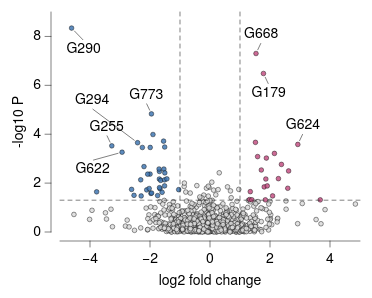

Describe this chart as a Vega-Lite specification.
### Vega-Lite specification from a JSON file in a GitHub repository (floating-point values rounded to 4 significant figures; data arrays with more than 128 entries replaced by an {"elided": "..."} marker saying what was removed)
{"background": null, "config": {"arc": {"fill": "#DBDBDB", "fillOpacity": 1.0, "innerRadius": 27.5, "padAngle": 0.03, "stroke": "black", "strokeOpacity": 1, "strokeWidth": 0.25}, "area": {"fill": "#DBDBDB", "fillOpacity": 1.0, "stroke": "black", "strokeOpacity": 1, "strokeWidth": 0.25}, "axis": {"domain": true, "domainCap": "round", "domainColor": "black", "domainWidth": 0.25, "grid": false, "gridCap": "round", "gridColor": "#F1F1F1", "gridDash": [0, 0], "gridOpacity": 1.0, "gridWidth": 0.25, "labelColor": "black", "labelFont": "HelveticaNeue", "labelFontSize": 7, "labelFontStyle": "normal", "labelFontWeight": 400, "offset": 4.5, "ticks": true, "tickCap": "round", "tickColor": "black", "tickRound": false, "tickSize": 3, "tickWidth": 0.25, "titleColor": "black", "titleFont": "HelveticaNeue", "titleFontSize": 7, "titleFontStyle": "normal", "titleFontWeight": 400}, "axisX": {"domain": true, "labelAlign": "center", "labelAngle": 0, "labels": true, "ticks": true, "translate": 0}, "axisY": {"domain": true, "labelAlign": "right", "labelAngle": 0, "labels": true, "ticks": true, "translate": 0}, "axisRight": {"domain": true, "labelAlign": "left", "labelAngle": 0, "labels": true, "ticks": true, "translate": 0}, "axisTop": {"domain": true, "labelAlign": "center", "labelAngle": 0, "labels": true, "ticks": true, "translate": 0}, "axisBand": {"tickOffset": 0}, "bar": {"fill": "#DBDBDB", "fillOpacity": 1.0, "stroke": "black", "strokeOpacity": 1, "strokeWidth": 0.25}, "boxplot": {"size": 9.9, "ticks": {"cornerRadius": 0.25, "fill": "black", "size": 4.95, "thickness": 0.25}, "box": {"fillOpacity": 1.0, "stroke": "black", "strokeOpacity": 1, "strokeWidth": 0.25}, "median": {"fill": "black", "fillOpacity": 1.0, "size": 9.9, "thickness": 0.25}, "rule": {"fill": "black", "fillOpacity": 1.0, "size": 11.0, "stroke": "black", "strokeDash": [0, 0], "strokeOpacity": 1, "strokeWidth": 0.25}, "outliers": {"color": "black", "fill": "black", "fillOpacity": 1.0, "size": 0, "stroke": "black", "strokeOpacity": 1, "strokeWidth": 0.25}}, "circle": {"fill": "black", "fillOpacity": 1.0, "size": 0.55, "stroke": null, "strokeOpacity": 1, "strokeWidth": 0.25}, "errorband": {"band": {"fillOpacity": 0.6, "stroke": null, "strokeWidth": 0.25, "strokeOpacity": 1}, "borders": {"opacity": 0, "strokeOpacity": 0.25, "strokeWidth": 1}}, "errorbar": {"opacity": 1, "rule": {"strokeDash": [0, 0], "strokeWidth": 0.5}, "ticks": {"color": "black", "cornerRadius": 0.25, "opacity": 1, "size": 6.6, "thickness": 0.5}, "thickness": 0.5}, "font": "HelveticaNeue", "geoshape": {"fill": "#DBDBDB", "fillOpacity": 1.0, "stroke": "black", "strokeOpacity": 1, "strokeWidth": 0.25}, "header": {"labelColor": "black", "labelFont": "HelveticaNeue", "labelFontSize": 7, "labelFontStyle": "normal", "labelFontWeight": 400, "titleColor": "black", "titleFont": "HelveticaNeue", "titleFontSize": 7, "titleFontStyle": "normal", "titleFontWeight": 400, "titlePadding": 0}, "legend": {"disable": false, "offset": 4.5, "gradientLength": 55.0, "gradientThickness": 5.5, "gradientOpacity": 1.0, "gradientStrokeColor": "black", "gradientStrokeWidth": 0.25, "labelColor": "black", "labelFont": "HelveticaNeue", "labelFontSize": 7, "labelFontStyle": "normal", "labelFontWeight": 400, "strokeColor": "black", "strokeWidth": 0, "symbolSize": 42, "symbolStrokeColor": "black", "symbolStrokeWidth": 0.25, "titleColor": "black", "titleFont": "HelveticaNeue", "titleFontSize": 7, "titleFontStyle": "normal", "titleFontWeight": 400}, "line": {"color": "black", "stroke": "black", "strokeCap": "round", "strokeDash": [0, 0], "strokeOpacity": 1, "strokeWidth": 0.375}, "point": {"filled": true, "fill": "#DBDBDB", "fillOpacity": 1.0, "size": 5.5, "stroke": "black", "strokeOpacity": 1, "strokeWidth": 0.25}, "range": {"category": ["#C6D9F1", "#F1C9CB", "#FEF0B9", "#CEE37A", "#7AA8E0", "#E589A3", "#FDDD5D", "#68B961", "#4177B1", "#C35082", "#E5C227", "#438156"], "diverging": {"scheme": ["#C35082", "#CE6D94", "#D989A7", "#E2A4BA", "#EABFCE", "#F1DBE2", "#F6F6F6", "#D7E0EB", "#B9CBE0", "#9BB6D5", "#7DA1C9", "#5F8CBD", "#4177B1"]}, "heatmap": {"scheme": ["#DFE9F7", "#C6D9F1", "#ADC8EC", "#94B8E6", "#7AA8E0", "#6097DA", "#4D87CA", "#4177B1", "#386898", "#2F597F", "#264A69", "#1D3A58"]}, "ordinal": {"scheme": ["#F1F1F1", "#DBDBDB", "#C6C6C6", "#B2B2B2", "#9D9D9D", "#898989", "#767676", "#636363", "#515151", "#404040", "#2F2F2F", "#1F1F1F"]}, "ramp": {"scheme": ["#DFE9F7", "#C6D9F1", "#ADC8EC", "#94B8E6", "#7AA8E0", "#6097DA", "#4D87CA", "#4177B1", "#386898", "#2F597F", "#264A69", "#1D3A58"]}}, "rule": {"color": "black", "stroke": "black", "strokeCap": "round", "strokeDash": [2, 2], "strokeOpacity": 1, "strokeWidth": 0.25}, "scale": {"bandPaddingInner": 0.1, "bandPaddingOuter": 0.1, "round": false}, "rect": {"fill": "#DBDBDB", "fillOpacity": 1.0, "stroke": "black", "strokeOpacity": 1, "strokeWidth": 0.25}, "square": {"fill": "#DBDBDB", "fillOpacity": 1.0, "size": 11.0, "stroke": "black", "strokeOpacity": 1, "strokeWidth": 0.25}, "text": {"color": "black", "font": "HelveticaNeue", "fontSize": 7, "fontStyle": "normal", "fontWeight": 400}, "title": {"anchor": "middle", "frame": "group", "color": "black", "font": "HelveticaNeue", "fontSize": 7, "fontStyle": "normal", "fontWeight": 400, "subtitleColor": "black", "subtitleFont": "HelveticaNeue", "subtitleFontSize": "HelveticaNeue", "subtitleFontStyle": "normal", "subtitleFontWeight": 400}, "view": {"continuousWidth": 150, "continuousHeight": 110, "discreteWidth": 150, "discreteHeight": 110, "fill": null, "stroke": null, "strokeWidth": 0.25}}, "layer": [{"data": {"name": "data-89c060c72859b0c41b1a176ead185f7e"}, "mark": {"type": "point", "opacity": 0.85}, "encoding": {"color": {"field": "significance", "legend": null, "scale": {"domain": ["Gained", "Lost", "Non-differential"], "range": ["#C35082", "#4177B1", "#DBDBDB"]}, "type": "nominal"}, "x": {"field": "log2fc", "title": "log2 fold change", "type": "quantitative"}, "y": {"field": "neglog10p", "title": "-log10 P", "type": "quantitative"}}}, {"data": {"values": [{"__dysonsphere__": 1}]}, "mark": {"type": "rule", "opacity": 1.0}, "encoding": {"x": {"datum": -1.0}}}, {"data": {"values": [{"__dysonsphere__": 1}]}, "mark": {"type": "rule", "opacity": 1.0}, "encoding": {"x": {"datum": 1.0}}}, {"data": {"values": [{"__dysonsphere__": 1}]}, "mark": {"type": "rule", "opacity": 1.0}, "encoding": {"y": {"datum": 1.301}}}, {"layer": [{"data": {"values": [{"__dysonsphere__": 1}]}, "mark": {"type": "rule", "strokeDash": [0, 0]}, "encoding": {"x": {"datum": 1.841, "scale": {"domain": [-5.0, 5.0], "nice": false, "zero": false}}, "x2": {"datum": 1.94}, "y": {"datum": 6.331, "scale": {"domain": [0.0, 9.0], "nice": false, "zero": false}}, "y2": {"datum": 6.075}}}, {"data": {"values": [{"__dysonsphere__": 1}]}, "mark": {"type": "text", "align": "center", "baseline": "middle", "fontSize": 7}, "encoding": {"text": {"value": "G179"}, "x": {"datum": 1.954}, "y": {"datum": 5.694}}}, {"data": {"values": [{"__dysonsphere__": 1}]}, "mark": {"type": "rule", "strokeDash": [0, 0]}, "encoding": {"x": {"datum": -3.332}, "x2": {"datum": -3.431}, "y": {"datum": 3.678}, "y2": {"datum": 3.934}}}, {"data": {"values": [{"__dysonsphere__": 1}]}, "mark": {"type": "text", "align": "center", "baseline": "middle", "fontSize": 7}, "encoding": {"text": {"value": "G255"}, "x": {"datum": -3.446}, "y": {"datum": 4.315}}}, {"data": {"values": [{"__dysonsphere__": 1}]}, "mark": {"type": "rule", "strokeDash": [0, 0]}, "encoding": {"x": {"datum": -4.518}, "x2": {"datum": -4.237}, "y": {"datum": 8.221}, "y2": {"datum": 7.865}}}, {"data": {"values": [{"__dysonsphere__": 1}]}, "mark": {"type": "text", "align": "center", "baseline": "middle", "fontSize": 7}, "encoding": {"text": {"value": "G290"}, "x": {"datum": -4.214}, "y": {"datum": 7.492}}}, {"data": {"values": [{"__dysonsphere__": 1}]}, "mark": {"type": "rule", "strokeDash": [0, 0]}, "encoding": {"x": {"datum": -2.525}, "x2": {"datum": -3.904}, "y": {"datum": 3.754}, "y2": {"datum": 5.022}}}, {"data": {"values": [{"__dysonsphere__": 1}]}, "mark": {"type": "text", "align": "center", "baseline": "middle", "fontSize": 7}, "encoding": {"text": {"value": "G294"}, "x": {"datum": -3.931}, "y": {"datum": 5.39}}}, {"data": {"values": [{"__dysonsphere__": 1}]}, "mark": {"type": "rule", "strokeDash": [0, 0]}, "encoding": {"x": {"datum": -3.064}, "x2": {"datum": -3.883}, "y": {"datum": 3.22}, "y2": {"datum": 2.943}}}, {"data": {"values": [{"__dysonsphere__": 1}]}, "mark": {"type": "text", "align": "center", "baseline": "middle", "fontSize": 7}, "encoding": {"text": {"value": "G622"}, "x": {"datum": -3.915}, "y": {"datum": 2.589}}}, {"data": {"values": [{"__dysonsphere__": 1}]}, "mark": {"type": "rule", "strokeDash": [0, 0]}, "encoding": {"x": {"datum": 2.986}, "x2": {"datum": 3.085}, "y": {"datum": 3.735}, "y2": {"datum": 3.992}}}, {"data": {"values": [{"__dysonsphere__": 1}]}, "mark": {"type": "text", "align": "center", "baseline": "middle", "fontSize": 7}, "encoding": {"text": {"value": "G624"}, "x": {"datum": 3.1}, "y": {"datum": 4.373}}}, {"data": {"values": [{"__dysonsphere__": 1}]}, "mark": {"type": "rule", "strokeDash": [0, 0]}, "encoding": {"x": {"datum": 1.593}, "x2": {"datum": 1.692}, "y": {"datum": 7.456}, "y2": {"datum": 7.712}}}, {"data": {"values": [{"__dysonsphere__": 1}]}, "mark": {"type": "text", "align": "center", "baseline": "middle", "fontSize": 7}, "encoding": {"text": {"value": "G668"}, "x": {"datum": 1.706}, "y": {"datum": 8.093}}}, {"data": {"values": [{"__dysonsphere__": 1}]}, "mark": {"type": "rule", "strokeDash": [0, 0]}, "encoding": {"x": {"datum": -2.011}, "x2": {"datum": -2.11}, "y": {"datum": 4.985}, "y2": {"datum": 5.241}}}, {"data": {"values": [{"__dysonsphere__": 1}]}, "mark": {"type": "text", "align": "center", "baseline": "middle", "fontSize": 7}, "encoding": {"text": {"value": "G773"}, "x": {"datum": -2.124}, "y": {"datum": 5.622}}}]}], "$schema": "https://vega.github.io/schema/vega-lite/v6.4.1.json", "datasets": {"data-89c060c72859b0c41b1a176ead185f7e": {"elided": "800 records"}}}
